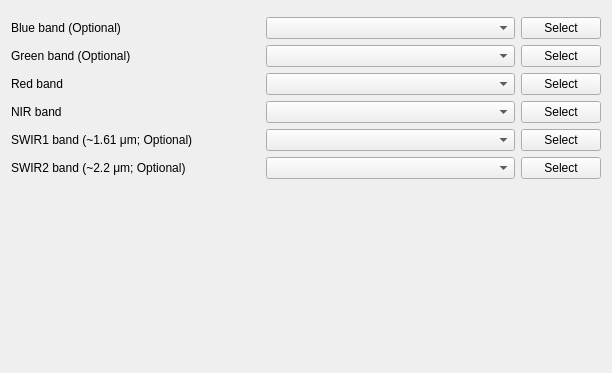
                   <widget class="QWidget" name="scrollAreaWidgetContents_4">
                    <property name="geometry">
                     <rect>
                      <x>0</x>
                      <y>0</y>
                      <width>612</width>
                      <height>373</height>
                     </rect>
                    </property>
                    <layout class="QGridLayout" name="gridLayout_4">
                     <item row="0" column="0">
                      <layout class="QGridLayout" name="gridLayout" columnstretch="0,0,0">
                       <property name="topMargin">
                        <number>6</number>
                       </property>
                       <property name="rightMargin">
                        <number>0</number>
                       </property>
                       <property name="bottomMargin">
                        <number>0</number>
                       </property>
                       <property name="spacing">
                        <number>6</number>
                       </property>
                       <item row="3" column="2">
                        <widget class="QPushButton" name="b_green">
                         <property name="sizePolicy">
                          <sizepolicy hsizetype="Fixed" vsizetype="Fixed">
                           <horstretch>0</horstretch>
                           <verstretch>0</verstretch>
                          </sizepolicy>
                         </property>
                         <property name="toolTip">
                          <string>&lt;html&gt;&lt;head/&gt;&lt;body&gt;&lt;p&gt;Select raster layer of spectral reflectance (rel.) in green spectral region.&lt;/p&gt;&lt;/body&gt;&lt;/html&gt;</string>
                         </property>
                         <property name="text">
                          <string>Select</string>
                         </property>
                        </widget>
                       </item>
                       <item row="11" column="2">
                        <widget class="QPushButton" name="b_swir2">
                         <property name="sizePolicy">
                          <sizepolicy hsizetype="Fixed" vsizetype="Fixed">
                           <horstretch>0</horstretch>
                           <verstretch>0</verstretch>
                          </sizepolicy>
                         </property>
                         <property name="toolTip">
                          <string>&lt;html&gt;&lt;head/&gt;&lt;body&gt;&lt;p&gt;Select raster layer of spectral reflectance (rel.) in short wave infrared spectral region (typically ~2.2 μm).&lt;/p&gt;&lt;/body&gt;&lt;/html&gt;</string>
                         </property>
                         <property name="text">
                          <string>Select</string>
                         </property>
                        </widget>
                       </item>
                       <item row="5" column="2">
                        <widget class="QPushButton" name="b_red">
                         <property name="sizePolicy">
                          <sizepolicy hsizetype="Fixed" vsizetype="Fixed">
                           <horstretch>0</horstretch>
                           <verstretch>0</verstretch>
                          </sizepolicy>
                         </property>
                         <property name="toolTip">
                          <string>&lt;html&gt;&lt;head/&gt;&lt;body&gt;&lt;p&gt;Select raster layer of spectral reflectance (rel.) in red spectral region.&lt;/p&gt;&lt;/body&gt;&lt;/html&gt;</string>
                         </property>
                         <property name="text">
                          <string>Select</string>
                         </property>
                        </widget>
                       </item>
                       <item row="5" column="1">
                        <widget class="QComboBox" name="cb_red">
                         <property name="toolTip">
                          <string>&lt;html&gt;&lt;head/&gt;&lt;body&gt;&lt;p&gt;Select raster layer of spectral reflectance (rel.) in red spectral region.&lt;/p&gt;&lt;/body&gt;&lt;/html&gt;</string>
                         </property>
                        </widget>
                       </item>
                       <item row="1" column="1">
                        <widget class="QComboBox" name="cb_blue">
                         <property name="toolTip">
                          <string>&lt;html&gt;&lt;head/&gt;&lt;body&gt;&lt;p&gt;Select raster layer of spectral reflectance (rel.) in blue spectral region.&lt;/p&gt;&lt;/body&gt;&lt;/html&gt;</string>
                         </property>
                         <property name="autoFillBackground">
                          <bool>false</bool>
                         </property>
                         <property name="editable">
                          <bool>false</bool>
                         </property>
                        </widget>
                       </item>
                       <item row="7" column="1">
                        <widget class="QComboBox" name="cb_nir">
                         <property name="toolTip">
                          <string>&lt;html&gt;&lt;head/&gt;&lt;body&gt;&lt;p&gt;Select raster layer of spectral reflectance (rel.) in near infrared spectral region.&lt;/p&gt;&lt;/body&gt;&lt;/html&gt;</string>
                         </property>
                        </widget>
                       </item>
                       <item row="11" column="1">
                        <widget class="QComboBox" name="cb_swir2">
                         <property name="toolTip">
                          <string>&lt;html&gt;&lt;head/&gt;&lt;body&gt;&lt;p&gt;Select raster layer of spectral reflectance (rel.) in short wave infrared spectral region (typically ~2.2 μm).&lt;/p&gt;&lt;/body&gt;&lt;/html&gt;</string>
                         </property>
                        </widget>
                       </item>
                       <item row="7" column="2">
                        <widget class="QPushButton" name="b_nir">
                         <property name="sizePolicy">
                          <sizepolicy hsizetype="Fixed" vsizetype="Fixed">
                           <horstretch>0</horstretch>
                           <verstretch>0</verstretch>
                          </sizepolicy>
                         </property>
                         <property name="toolTip">
                          <string>&lt;html&gt;&lt;head/&gt;&lt;body&gt;&lt;p&gt;Select raster layer of spectral reflectance (rel.) in near infrared spectral region.&lt;/p&gt;&lt;/body&gt;&lt;/html&gt;</string>
                         </property>
                         <property name="text">
                          <string>Select</string>
                         </property>
                        </widget>
                       </item>
                       <item row="9" column="1">
                        <widget class="QComboBox" name="cb_swir1">
                         <property name="toolTip">
                          <string>&lt;html&gt;&lt;head/&gt;&lt;body&gt;&lt;p&gt;Select raster layer of spectral reflectance (rel.) in short wave infrared spectral region (typically ~1.61 μm).&lt;/p&gt;&lt;/body&gt;&lt;/html&gt;</string>
                         </property>
                        </widget>
                       </item>
                       <item row="3" column="1">
                        <widget class="QComboBox" name="cb_green">
                         <property name="toolTip">
                          <string>&lt;html&gt;&lt;head/&gt;&lt;body&gt;&lt;p&gt;Select raster layer of spectral reflectance (rel.) in green spectral region.&lt;/p&gt;&lt;/body&gt;&lt;/html&gt;</string>
                         </property>
                        </widget>
                       </item>
                       <item row="9" column="2">
                        <widget class="QPushButton" name="b_swir1">
                         <property name="sizePolicy">
                          <sizepolicy hsizetype="Fixed" vsizetype="Fixed">
                           <horstretch>0</horstretch>
                           <verstretch>0</verstretch>
                          </sizepolicy>
                         </property>
                         <property name="toolTip">
                          <string>&lt;html&gt;&lt;head/&gt;&lt;body&gt;&lt;p&gt;Select raster layer of spectral reflectance (rel.) in short wave infrared spectral region (typically ~1.61 μm).&lt;/p&gt;&lt;/body&gt;&lt;/html&gt;</string>
                         </property>
                         <property name="text">
                          <string>Select</string>
                         </property>
                        </widget>
                       </item>
                       <item row="1" column="2">
                        <widget class="QPushButton" name="b_blue">
                         <property name="sizePolicy">
                          <sizepolicy hsizetype="Fixed" vsizetype="Fixed">
                           <horstretch>0</horstretch>
                           <verstretch>0</verstretch>
                          </sizepolicy>
                         </property>
                         <property name="toolTip">
                          <string>&lt;html&gt;&lt;head/&gt;&lt;body&gt;&lt;p&gt;Select raster layer of spectral reflectance (rel.) in blue spectral region.&lt;/p&gt;&lt;/body&gt;&lt;/html&gt;</string>
                         </property>
                         <property name="text">
                          <string>Select</string>
                         </property>
                        </widget>
                       </item>
                       <item row="1" column="0">
                        <widget class="QLabel" name="label_3">
                         <property name="toolTip">
                          <string>&lt;html&gt;&lt;head/&gt;&lt;body&gt;&lt;p&gt;Select raster layer of spectral reflectance (rel.) in blue spectral region.&lt;/p&gt;&lt;/body&gt;&lt;/html&gt;</string>
                         </property>
                         <property name="text">
                          <string>Blue band (Optional)</string>
                         </property>
                         <property name="textFormat">
                          <enum>Qt::AutoText</enum>
                         </property>
                        </widget>
                       </item>
                       <item row="3" column="0">
                        <widget class="QLabel" name="label_4">
                         <property name="toolTip">
                          <string>&lt;html&gt;&lt;head/&gt;&lt;body&gt;&lt;p&gt;Select raster layer of spectral reflectance (rel.) in green spectral region.&lt;/p&gt;&lt;/body&gt;&lt;/html&gt;</string>
                         </property>
                         <property name="text">
                          <string>Green band (Optional)</string>
                         </property>
                        </widget>
                       </item>
                       <item row="5" column="0">
                        <widget class="QLabel" name="label_5">
                         <property name="toolTip">
                          <string>&lt;html&gt;&lt;head/&gt;&lt;body&gt;&lt;p&gt;Select raster layer of spectral reflectance (rel.) in red spectral region.&lt;/p&gt;&lt;/body&gt;&lt;/html&gt;</string>
                         </property>
                         <property name="text">
                          <string>Red band</string>
                         </property>
                        </widget>
                       </item>
                       <item row="7" column="0">
                        <widget class="QLabel" name="label_6">
                         <property name="toolTip">
                          <string>&lt;html&gt;&lt;head/&gt;&lt;body&gt;&lt;p&gt;Select raster layer of spectral reflectance (rel.) in near infrared spectral region.&lt;/p&gt;&lt;/body&gt;&lt;/html&gt;</string>
                         </property>
                         <property name="text">
                          <string>NIR band</string>
                         </property>
                        </widget>
                       </item>
                       <item row="9" column="0">
                        <widget class="QLabel" name="label_7">
                         <property name="toolTip">
                          <string>&lt;html&gt;&lt;head/&gt;&lt;body&gt;&lt;p&gt;Select raster layer of spectral reflectance (rel.) in short wave infrared spectral region (typically ~1.61 μm).&lt;/p&gt;&lt;/body&gt;&lt;/html&gt;</string>
                         </property>
                         <property name="text">
                          <string>&lt;html&gt;&lt;head/&gt;&lt;body&gt;&lt;p&gt;SWIR1 band (~1.61 μm; Optional)&lt;/p&gt;&lt;/body&gt;&lt;/html&gt;</string>
                         </property>
                        </widget>
                       </item>
                       <item row="11" column="0">
                        <widget class="QLabel" name="label_8">
                         <property name="toolTip">
                          <string>&lt;html&gt;&lt;head/&gt;&lt;body&gt;&lt;p&gt;Select raster layer of spectral reflectance (rel.) in short wave infrared spectral region (typically ~2.2 μm).&lt;/p&gt;&lt;/body&gt;&lt;/html&gt;</string>
                         </property>
                         <property name="text">
                          <string>&lt;html&gt;&lt;head/&gt;&lt;body&gt;&lt;p&gt;SWIR2 band (~2.2 μm; Optional)&lt;/p&gt;&lt;/body&gt;&lt;/html&gt;</string>
                         </property>
                        </widget>
                       </item>
                      </layout>
                     </item>
                     <item row="1" column="0">
                      <spacer name="verticalSpacer_6">
                       <property name="orientation">
                        <enum>Qt::Vertical</enum>
                       </property>
                       <property name="sizeHint" stdset="0">
                        <size>
                         <width>20</width>
                         <height>40</height>
                        </size>
                       </property>
                      </spacer>
                     </item>
                    </layout>
                   </widget>
